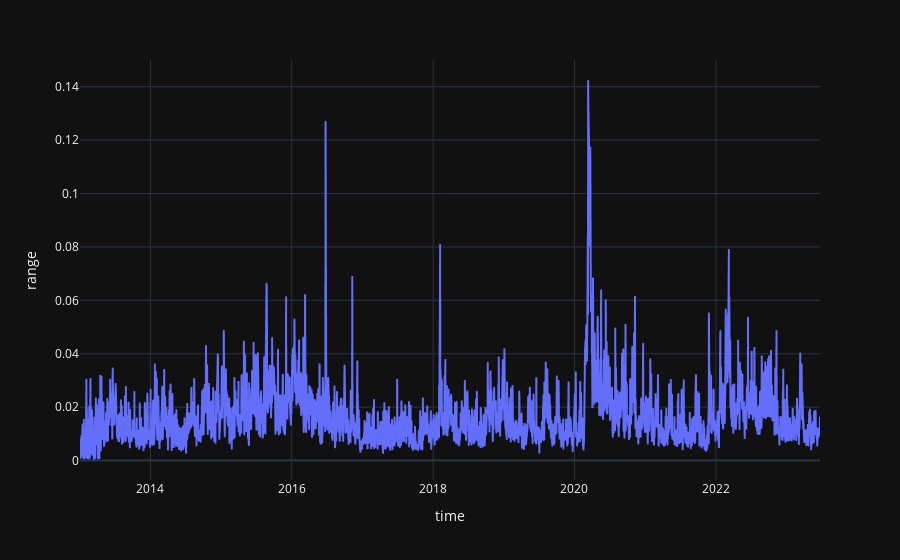

Notebook cell for this chart:
### Code cell
px.line(bars, x='time', y='range', hover_data=['day'])

### Figure 1 — Plotly figure (JSON) as saved in the notebook; plotly's stock layout.template omitted (floating-point values rounded to 4 significant figures; data arrays with more than 128 entries replaced by an {"elided": "..."} marker saying what was removed)
{"data": [{"customdata": {"elided": "2670x1 int values"}, "hovertemplate": "time=%{x}<br>range=%{y}<br>day=%{customdata[0]}<extra></extra>", "legendgroup": "", "line": {"color": "#636efa", "dash": "solid"}, "marker": {"symbol": "circle"}, "mode": "lines", "name": "", "showlegend": false, "x": {"elided": "2670 str values"}, "xaxis": "x", "y": {"elided": "2670 float values"}, "yaxis": "y", "type": "scattergl"}], "layout": {"xaxis": {"anchor": "y", "domain": [0.0, 1.0], "title": {"text": "time"}}, "yaxis": {"anchor": "x", "domain": [0.0, 1.0], "title": {"text": "range"}}, "legend": {"tracegroupgap": 0}, "margin": {"t": 60}}}
